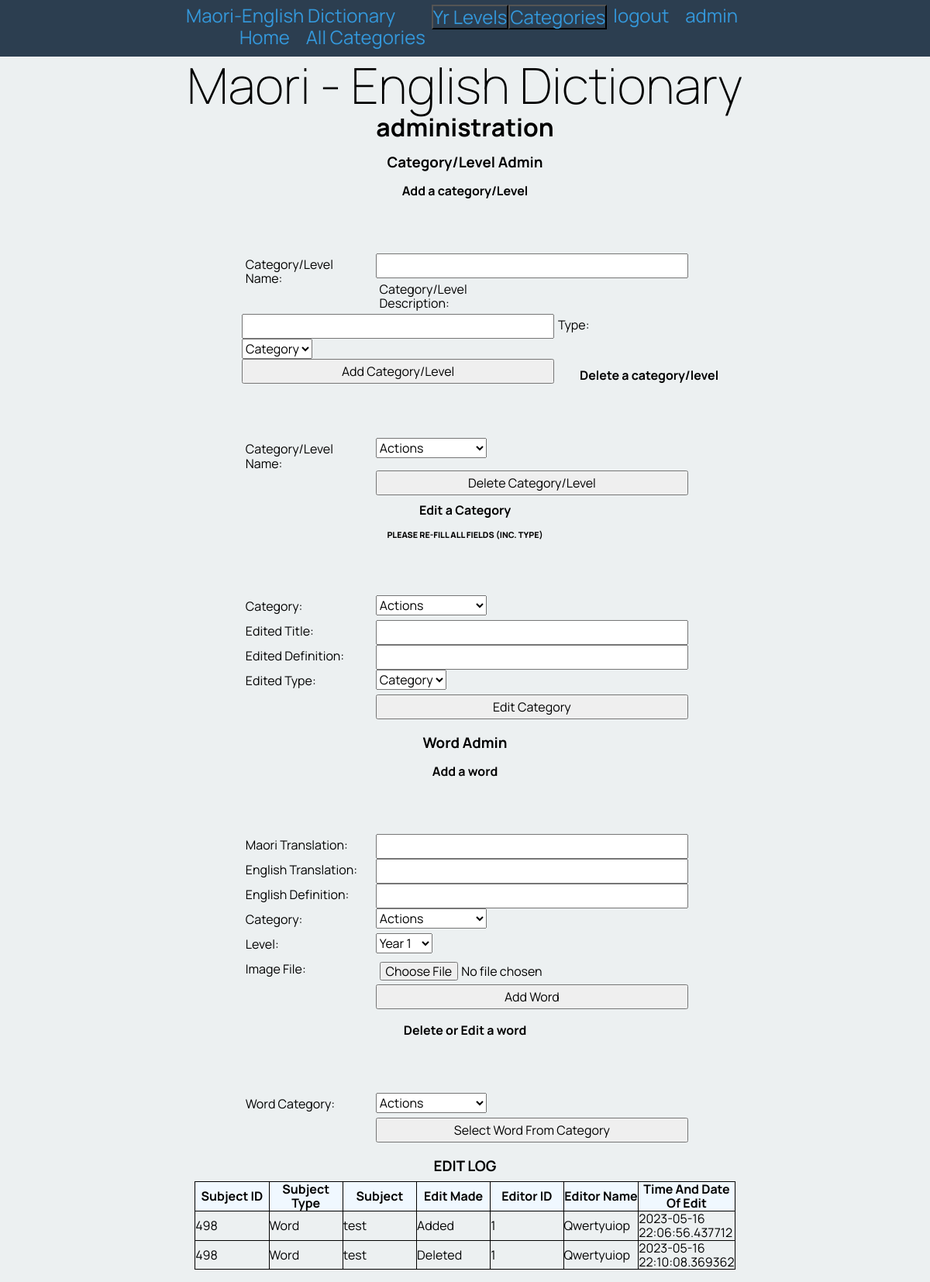
The page /admin (signed in) on the database its author committed.
### tables this page shows
CREATE TABLE "edit_log"
(
    id           integer
        constraint edit_log_pk
            primary key autoincrement,
    edited_id    integer
        constraint edit_log_categories_id_fk
            references categories
        constraint edit_log_words_id_fk
            references words,
    edited_type  char(6),
    edit         varchar(300),
    editor_id    integer,
    date_time    varchar(20),
    editor_name  varchar(30),
    edited_title varchar(30)
);

### app.py (the view)
@app.route('/admin')
def render_admin():
    if not is_logged_in()[0]:
        return redirect('/?message=Need+to+be+logged+in')
    if is_logged_in()[1] != "admin":
        return redirect('/?message=Need+Admin+permissions')
    con = create_connection(DATABASE)
    query = "SELECT mri_word, eng_word, definition, category, level, id FROM words"
    cur = con.cursor()
    cur.execute(query)
    word_list = cur.fetchall()
    query = 'SELECT id, title, type FROM categories'
    cur = con.cursor()
    cur.execute(query)
    category_list = cur.fetchall()
    query = "SELECT edited_id, edited_type, edit, editor_id, date_time, editor_name, edited_title FROM edit_log"
    cur.execute(query, )
    edit_list = cur.fetchall()
    con.close()
    return render_template("admin.html", cat_list=render_cat_lev_menus('C'), lev_list=render_cat_lev_menus('L'), logged_in=is_logged_in()[0], categories=category_list, word_list=word_list, perms = is_logged_in()[1], edit_list=edit_list)

### app.py (called while the page is built)
def create_connection(db_file: object) -> object:
    try:
        connection = sqlite3.connect(db_file)
        return connection
    except Error as e:
        print(e)
    return None

def is_logged_in():
    if session.get("email") is None:
        print("Not logged in")
        perms = ""
        return False, perms
    else:
        print("Logged in")
        perms = session.get('user_perms')
        return True, perms

def render_cat_lev_menus(catlev):
    con = create_connection(DATABASE)
    query = "SELECT id, title FROM categories WHERE type=?"
    cur = con.cursor()
    cur.execute(query, (catlev))
    cat_list = cur.fetchall()
    con.close()
    return cat_list

### Templates/admin.html (shortened to what this page needs)
{% extends "base.html" %}
{% block pageheading %}administration{% endblock %}
{% block main %}
<h3>Category/Level Admin</h3>
<h4>Add a category/Level</h4>
<form class="myform" method="post" action="/add_category">
    <div class="form-group">
        <div class="form-label"><label for="name">Category/Level Name:</label> </div>
        <div class="form-element"><input type="text" name="name" id="name" required></div>
    </div>
    <div class="form-group">
        <div class="form-label"><label for="name">Category/Level Description:</label> </div>
        <div class="form-element"><input type="text" name="description" id="description" required></div>
    </div>
    <div class="form-group">
        <div class="form-label"><label for="name">Type:</label> </div>
        <div class="form-element">
            <select id="cat_lev" name="cat_lev">
                <option value="C">Category</option>
            </select>
        </div>
    </div>
    <div class="form-group">
        <div class="form-label"></div>
        <div class="form-element"><input type="submit" value="Add Category/Level"></div>
    </div>
</form>
<h4>Delete a category/level</h4>
<form class="myform" method="post" action="/delete_category">
    <div class="form-group">
        <div class="form-label"><label for="name">Category/Level Name:</label> </div>
        <div class="form-element">
            <select id="cat_id" name="cat_id">
                {% for i in categories %}
                <option value="{{ i[0] }}, {{ i[1] }}, {{ i[2] }}"> {{ i[1] }}</option>
                {% endfor %}
            </select>
        </div>
    </div>
    <div class="form-group">
        <div class="form-label"></div>
        <div class="form-element"><input type="submit" value="Delete Category/Level"></div>
    </div>
</form>
<h4>Edit a Category</h4>
<h6><strong>PLEASE RE-FILL ALL FIELDS (INC. TYPE)</strong></h6>
<form class="myform" method="post" action="/edit_category">
    <div class="form-group">
        <div class="form-label"><label for="name">Category:</label> </div>
        <div class="form-element">
            <select id="edited_category" name="edited_category">
                {% for i in categories %}
                <option value="{{ i[0] }}"> {{ i[1] }}</option>
                {% endfor %}
            </select>
        </div>
    </div>
    <div class="form-group">
        <div class="form-label"><label for="name">Edited Title:</label> </div>
        <div class="form-element"><input type="text" name="cat_title" id="cat_title" required></div>
    </div>
    <div class="form-group">
        <div class="form-label"><label for="name">Edited Definition:</label> </div>
        <div class="form-element"><input type="text" name="cat_def" id="cat_def" required></div>
    </div>
    <div class="form-group">
        <div class="form-label"><label for="name">Edited Type:</label> </div>
        <div class="form-element">
            <select id="edited_cat_lev" name="edited_cat_lev">
                <option value="C">Category</option>
            </select>
        </div>
    </div>
    <div class="form-group">
        <div class="form-label"></div>
        <div class="form-element"><input type="submit" value="Edit Category"></div>
    </div>
</form>
<h3>Word Admin</h3>
<h4>Add a word</h4>
<form class="myform" method="post" action="/add_word">
    <div class="form-group">
        <div class="form-label"><label for="name">Maori Translation:</label> </div>
        <div class="form-element"><input type="text" name="m_trans" id="m_trans" required></div>
    </div>
    <div class="form-group">
        <div class="form-label"><label for="name">English Translation:</label> </div>
        <div class="form-element"><input type="text" name="e_trans" id="e_trans" required></div>
    </div>
    <div class="form-group">
        <div class="form-label"><label for="name">English Definition:</label> </div>
        <div class="form-element"><input type="text" name="word_def" id="word_def" required></div>
    </div>
    <div class="form-group">
        <div class="form-label"><label for="name">Category:</label> </div>
        <div class="form-element">
            <select id="w_cat" name="w_cat">
                {% for i in categories %}
                {% if i[2] == 'C' %}
                <option value="{{ i[0] }}"> {{ i[1] }}</option>
                {% endif %}
                {% endfor %}
            </select>
        </div>
    </div>
    <div class="form-group">
        <div class="form-label"><label for="name">Level:</label> </div>
        <div class="form-element">
            <select id="w_lev" name="w_lev">
                {% for i in categories %}
                {% if i[2] == 'L' %}
                <option value="{{ i[0] }}"> {{ i[1] }}</option>
                {% endif %}
                {% endfor %}
            </select>
        </div>
    </div>
    <div class="form-group">
        <div class="form-label"><label for="name">Image File:</label> </div>
        <div class="form-element"><input type="file" name="word_img" id="word_img"></div>
    </div>
    <div class="form-group">
        <div class="form-label"></div>
        <div class="form-element"><input type="submit" value="Add Word"></div>
    </div>
</form>
<h4>Delete or Edit a word</h4>
<form class="myform" method="post" action="/edit_delete_word">
    <div class="form-group">
        <div class="form-label"><label for="name">Word Category:</label> </div>
        <div class="form-element">
            <select id="e_d_word_cat" name="e_d_word_cat">
                {% for i in categories %}
                <option value="{{ i[0] }}"> {{ i[1] }}</option>
                {% endfor %}
            </select>
        </div>
    </div>
    <div class="form-group">
        <div class="form-label"></div>
        <div class="form-element"><input type="submit" value="Select Word From Category"></div>
    </div>
</form>
<h3>EDIT LOG</h3>
<table>
    <div class="sticky_header">
        <tr>
            <th>Subject ID</th>
            <th>Subject Type</th>
            <th>Subject</th>
            <th>Edit Made</th>
            <th>Editor ID</th>
            <th>Editor Name</th>
            <th>Time And Date Of Edit</th>
        </tr>
    </div>
    {% for edit in edit_list %}
    <tr>
        <td>{{ edit[0] }}</td>
        <td>{{ edit[1] }}</td>
        <td>{{ edit[6] }}</td>
        <td>{{ edit[2] }}</td>
        <td>{{ edit[3] }}</td>
        <td>{{ edit[5] }}</td>
        <td>{{ edit[4] }}</td>
    </tr>
    {% endfor %}
</table>
{% endblock %}

### Static/maori_dictionary.css (style rules this page uses)
* { font-family: 'Manrope', sans-serif; padding: 0; margin: 0; box-sizing: border-box; }
body { background-color: rgba(236, 240, 241, 1.0); padding-bottom: 1rem; }
.myform { width: 80%; margin: auto; padding-bottom: 2rem; margin-bottom: 20px; padding-top: 2rem; }
.form-group { padding-top: 2rem; }
.form-label { width: 30%; float: left; padding: 0.3rem; }
.form-element { width: 70%; float: left; }
.form-group input { padding: 0.3rem; width: 100%; }
table { border-collapse: collapse; }
h3,h4, h6 { text-align: center; margin: 1rem 0 0.5rem 0; }
td { border: 1px solid black; width: 14%; }
th { position: sticky; top: 0; border: 1px solid black; width: 14%; background: aliceblue; }
table { display: flex; justify-content: center; }

### rows shown on the page
edit_log: edited "498", edited_type "Word", edited_title "test", edit "Added", editor "1", editor_name "Qwertyuiop", date_time "2023-05-16 22:06:56.437712"
edit_log: edited "498", edited_type "Word", edited_title "test", edit "Deleted", editor "1", editor_name "Qwertyuiop", date_time "2023-05-16 22:10:08.369362"

### other values the page prints
form field cat_id "Actions"
form field edited_category "Actions"
form field w_cat "Actions"
form field w_lev "Year 1"
form field e_d_word_cat "Actions"
